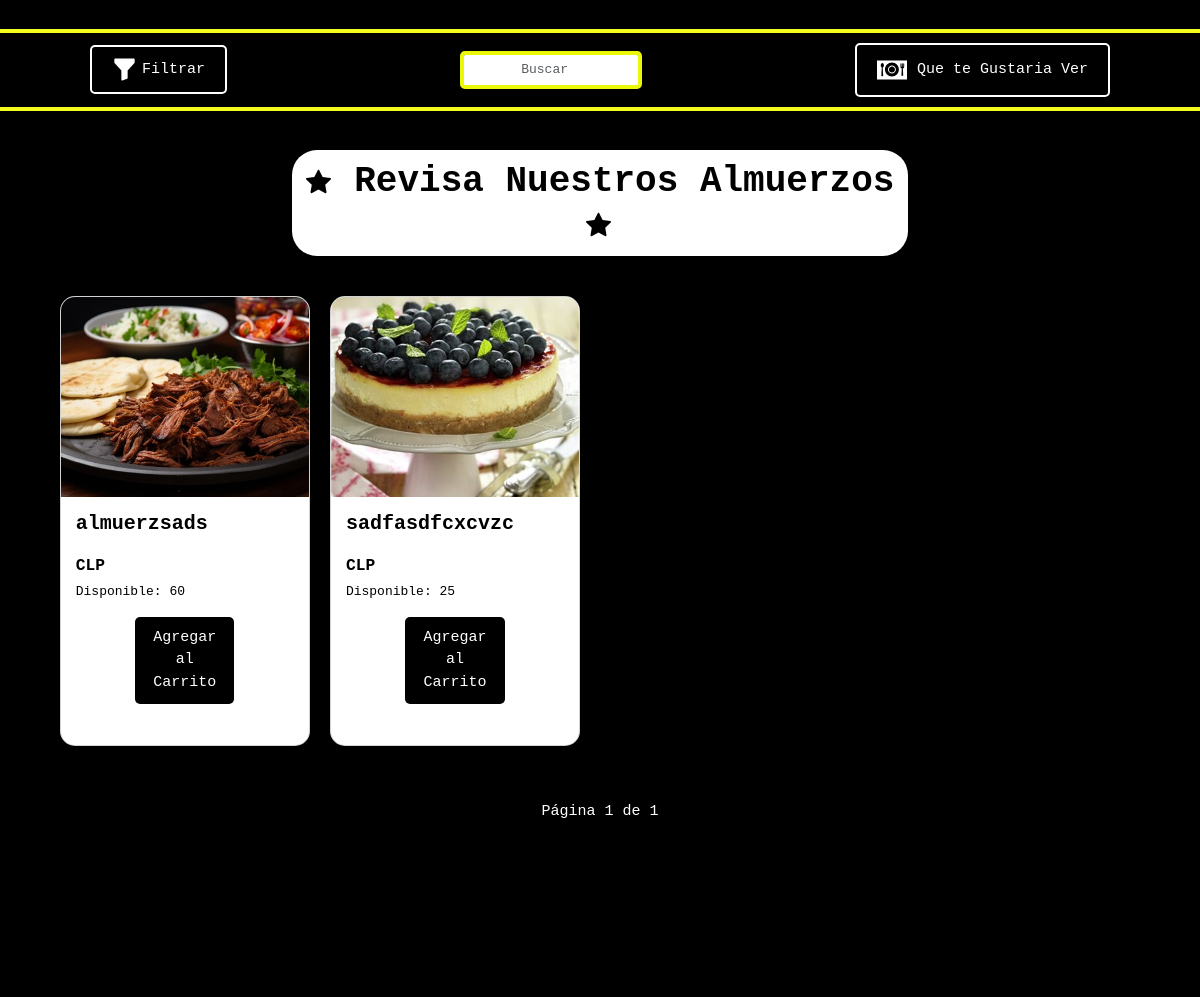
Before: /Almuerzos (middle part) with the older database file.
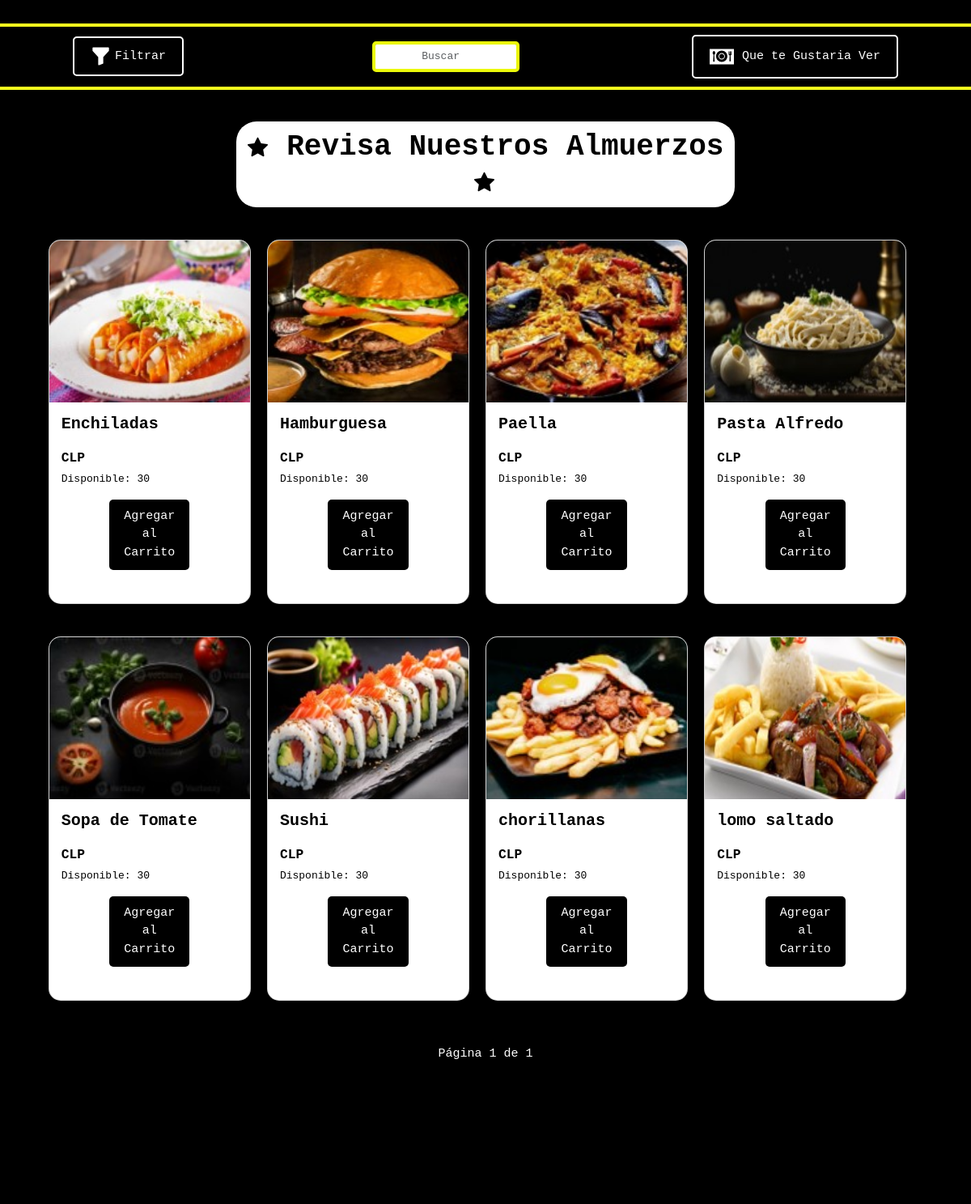
After: the same page with the newer database file.
### apps/core/models.py (models this page shows, shortened)
class Producto(models.Model):
    sku = models.IntegerField(primary_key=True)
    imagen = models.ImageField(upload_to="imgProductos")
    nombre = models.CharField(max_length=100, null=False)
    descripcion = models.CharField(max_length=100, null=False)
    fecha_ingreso = models.DateField(auto_now_add=True)
    categoria = models.ForeignKey(Categoria, on_delete=models.CASCADE)
    platillo = models.ForeignKey(Platillo, on_delete=models.CASCADE)
    stock = models.IntegerField(null=False)
    precio = models.DecimalField(max_digits=10, decimal_places=2, null=False, default=0)
    ventas = models.IntegerField(default=0)
    ingredientes = models.TextField(
        null=True,
        blank=True,
        help_text="Formato: - Ingrediente 1\n- Ingrediente 2, etc.",
    )
    disponible = models.BooleanField(default=True)
    es_suscripcion = models.BooleanField(default=False, editable=False)

### apps/core/views.py (the view)
# urls.py: path("Almuerzos", views.CargarAlmuerzos, name="Almuerzos"),
def CargarAlmuerzos(request):
    prodAlm = Producto.objects.filter(stock__gt=0, categoria=2).order_by("nombre")
    categorias = Categoria.objects.all()
    platillo = Platillo.objects.values("nombre").distinct()
    precio_min = float(request.GET.get("precio_min", 0))
    precio_max = float(request.GET.get("precio_max", 1000000))
    productos = prodAlm.filter(precio__gte=precio_min, precio__lte=precio_max)
    platillo_seleccionado = request.GET.getlist("platillo")
    if platillo_seleccionado:
        productos = productos.filter(platillo__nombre__in=platillo_seleccionado)
    buscar = request.GET.get("buscar", "")
    if buscar:
        productos = productos.filter(nombre__icontains=buscar)
    paginator = Paginator(productos, 8)
    page_number = request.GET.get("page")
    page_products = paginator.get_page(page_number)
    return render(
        request,
        "pages/productos/almuerzos.html",
        {"prod": page_products, "cate": categorias, "plat": platillo},
    )

### apps/core/context_processor.py (called while the page is built)
def carrito_counter(request):
    carrito = request.session.get("carrito", {})
    carrito_count = sum(carrito.values()) if carrito else 0
    return {"carrito_count": carrito_count}

def subtotal_carrito(request):
    subtotal = decimal.Decimal("0")
    carrito = request.session.get("carrito", {})
    for sku_producto, cantidad in carrito.items():
        producto = Producto.objects.get(sku=sku_producto)
        subtotal += producto.precio * cantidad
    iva = subtotal * decimal.Decimal("0.19")
    total_con_iva = subtotal + iva
    return {
        "subtotal_carrito": floatformat(subtotal, 0),
        "iva": floatformat(iva, 0),
        "total_con_iva": floatformat(total_con_iva, 0),
    }

### apps/core/templatetags/formato_moneda.py (called while the page is built)
@register.filter(name="formato_moneda")
def formato_moneda(value):
    formatted = format_currency(value, "CLP", locale="es_CL")
    return formatted.replace(".", ",").replace(",00", "")

### apps/core/templates/pages/productos/almuerzos.html (shortened to what this page needs)
{% extends "base.html" %}
{% load static %}
{% load formato_moneda %}
{% block estilos %}
    <link rel="stylesheet" href="{% static 'css/pages.css' %}">
{% endblock  %}
{% block content %}
    <div class="filter">
        <div class="container-filter">
            <div class="container-btn-filter">
                <button class="btn-filter" type="button" data-bs-toggle="offcanvas" data-bs-target="#offcanvasScrolling"
                    aria-controls="offcanvasScrolling"><svg xmlns="http://www.w3.org/2000/svg" width="25" height="25"
                        fill="currentColor" class="bi bi-funnel-fill" viewBox="0 0 16 16">
                        <path
                            d="M1.5 1.5A.5.5 0 0 1 2 1h12a.5.5 0 0 1 .5.5v2a.5.5 0 0 1-.128.334L10 8.692V13.5a.5.5 0 0 1-.342.474l-3 1A.5.5 0 0 1 6 14.5V8.692L1.628 3.834A.5.5 0 0 1 1.5 3.5z" />
                    </svg>
                    <span>Filtrar</span></button>
            </div>
            <form class="search d-flex" role="search">
                <input id="search-input" class="form-control" type="search" placeholder="Buscar" aria-label="Search">
            </form>
            <div class="container-btn-select">
                <div class="dropdown">
                    <button class="btn-select" id="user-btn" data-bs-toggle="dropdown" aria-expanded="false">
     <span>Que te Gustaria Ver</span>
                    </button>
                </div>
            </div>
        </div>
    </div>
    <section id="menu" class="py-5">
        <div class="container">
            <h1 class="menu-title text-black fw-bolder">
                 Revisa Nuestros Almuerzos
            </h1>
            <div class="container-card productos" id="lista">
                {% for p in prod %}
                <div class="card">
                    <a class="abrir-resenas" href="{% url 'ver_resenas' p.sku %}" id="{{p.sku}}" data-categoria="{{p.categoria.nombre}}" data-platillo="{{p.platillo.nombre}}" data-precio="{{p.precio|formato_moneda}}">
                        <img src="{{p.imagen.url}}" class="card-img-top" alt="{{p.imagen.url}}">
                        <div class="card-body">
                            <h1 class="card-title">{{p.nombre}}</h1>
                            <h5 class="card-precio" data-precio="{{ p.precio|formato_moneda }}">
                                {{ p.precio|formato_moneda }} CLP
                            </h5>
                            <div class="stock">Disponible: {{ p.stock }}</div>
                        </div>
                    </a>
                    <form class="add-to-cart-form" id="form-agregar-carrito" method="post" action="{% url 'agregar_al_carrito' %}">
                        <button type="submit" class="card-button">Agregar al Carrito</button>
                    </form>
                </div>
                {% endfor %}
            </div>
            <div class="pagination">
                <span class="pagination-number" id="currentPage">Página {{ prod.number }} de {{ prod.paginator.num_pages }}</span>
            </div>
        </div>
    </section>
{% endblock content %}

Changed rows visible on the page:
no longer on this page (row edited): Producto: imagen (picture), nombre "almuerzsads", stock "60"
no longer on this page (row edited): Producto: imagen (picture), nombre "sadfasdfcxcvzc", stock "25"
added Producto: imagen (picture), nombre "Enchiladas", stock "30"
added Producto: imagen (picture), nombre "Hamburguesa", stock "30"
added Producto: imagen (picture), nombre "Paella", stock "30"
added Producto: imagen (picture), nombre "Pasta Alfredo", stock "30"
added Producto: imagen (picture), nombre "Sopa de Tomate", stock "30"
added Producto: imagen (picture), nombre "Sushi", stock "30"
added Producto: imagen (picture), nombre "chorillanas", stock "30"
added Producto: imagen (picture), nombre "lomo saltado", stock "30"
